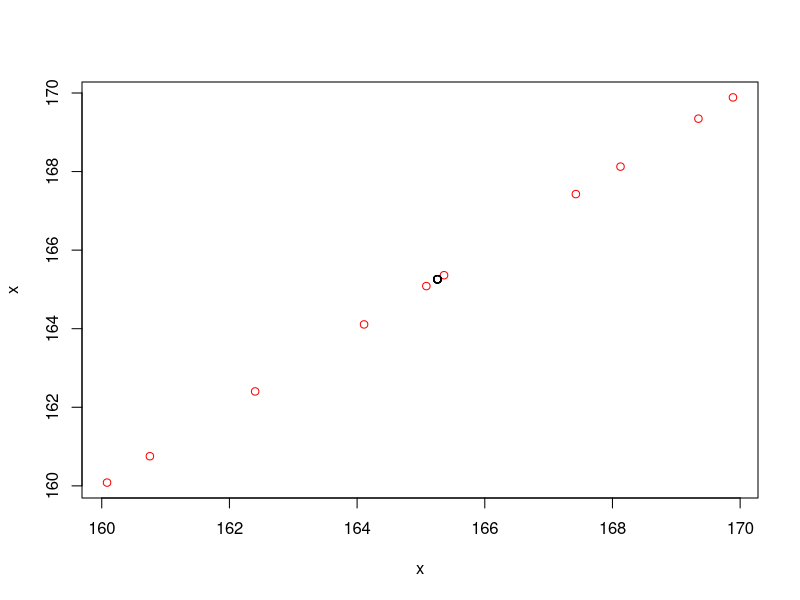
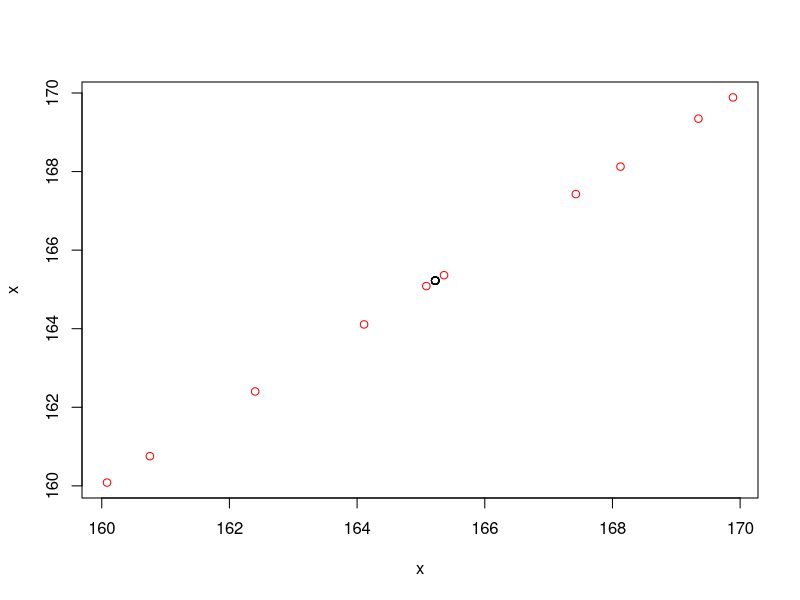
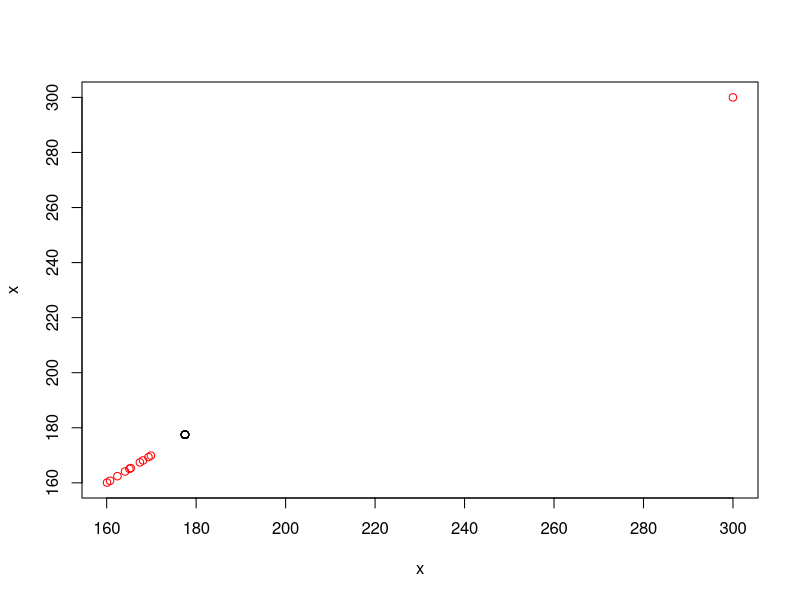
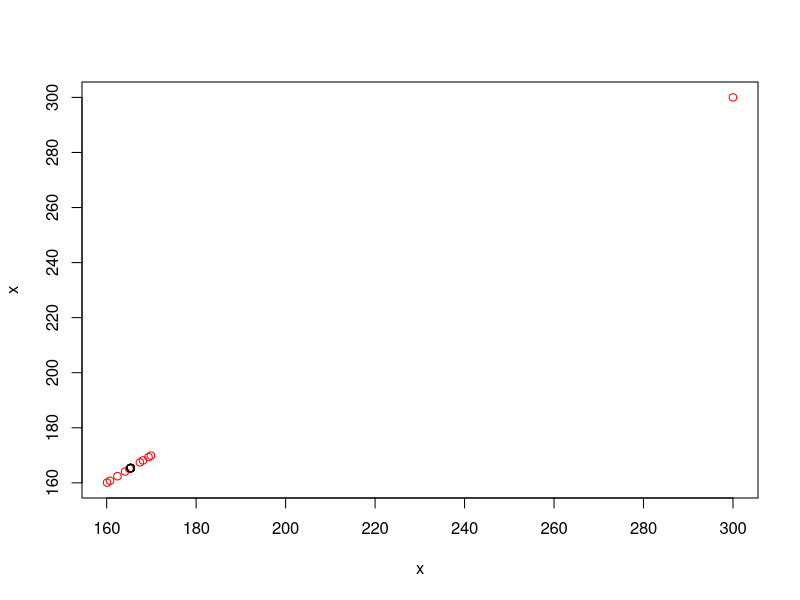
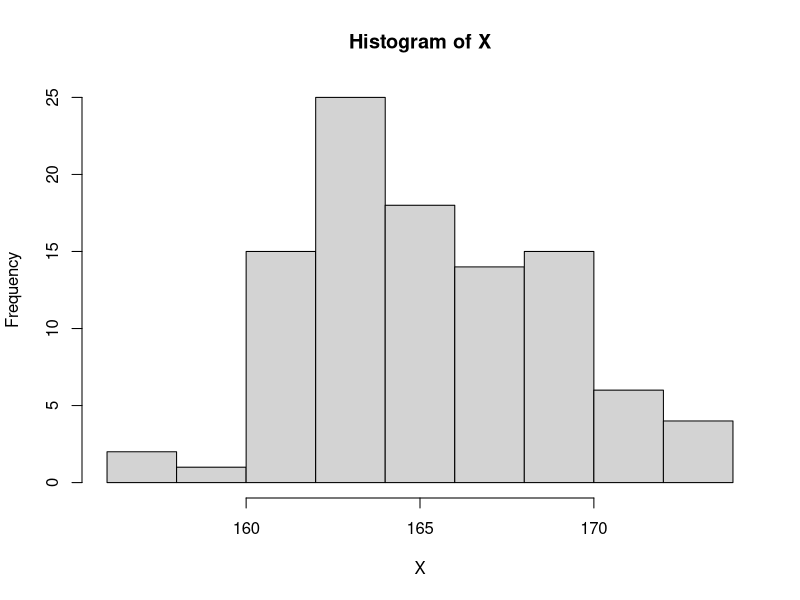

R code for these plots, in order:
## ---- chunk 1
knitr::opts_chunk$set(echo = TRUE)
## ---- chunk 2
x <- rnorm(10,165,4)
mean(x)
z <- rep(mean(x),length(x))
plot(x,x,col='red')
points(z,z)
## ---- chunk 3
median(x)
z <- rep(median(x),length(x))
plot(x,x,col='red')
points(z,z)
## ---- chunk 4
x[11] <- 300
mean(x)
z <- rep(mean(x),length(x))
plot(x,x,col='red')
points(z,z)
## ---- chunk 5
median(x)
z <- rep(median(x),length(x))
plot(x,x,col='red')
points(z,z)
## ---- chunk 6
X <- rnorm(100,165,4)
Y <- rnorm(100,153,5)
a <- 2
b <- 3
c <- 4
Z <- a*X+b*Y+c
mean(Z)
a*mean(X)+b*mean(Y)+c
mean(X)*mean(Y)
mean(X*Y)
## ---- chunk 7
X <- rnorm(100,165,4)
Y <- rnorm(100,153,5)
a <- 2
b <- 3
c <- 4
Z <- a*X+b*Y+c
median(Z)
a*median(X)+b*median(Y)+c
median(X)*median(Y)
median(X*Y)
## ---- chunk 8
quantile(X,0.25)
quantile(X,0.5)
quantile(X,0.75)
hist(X)
